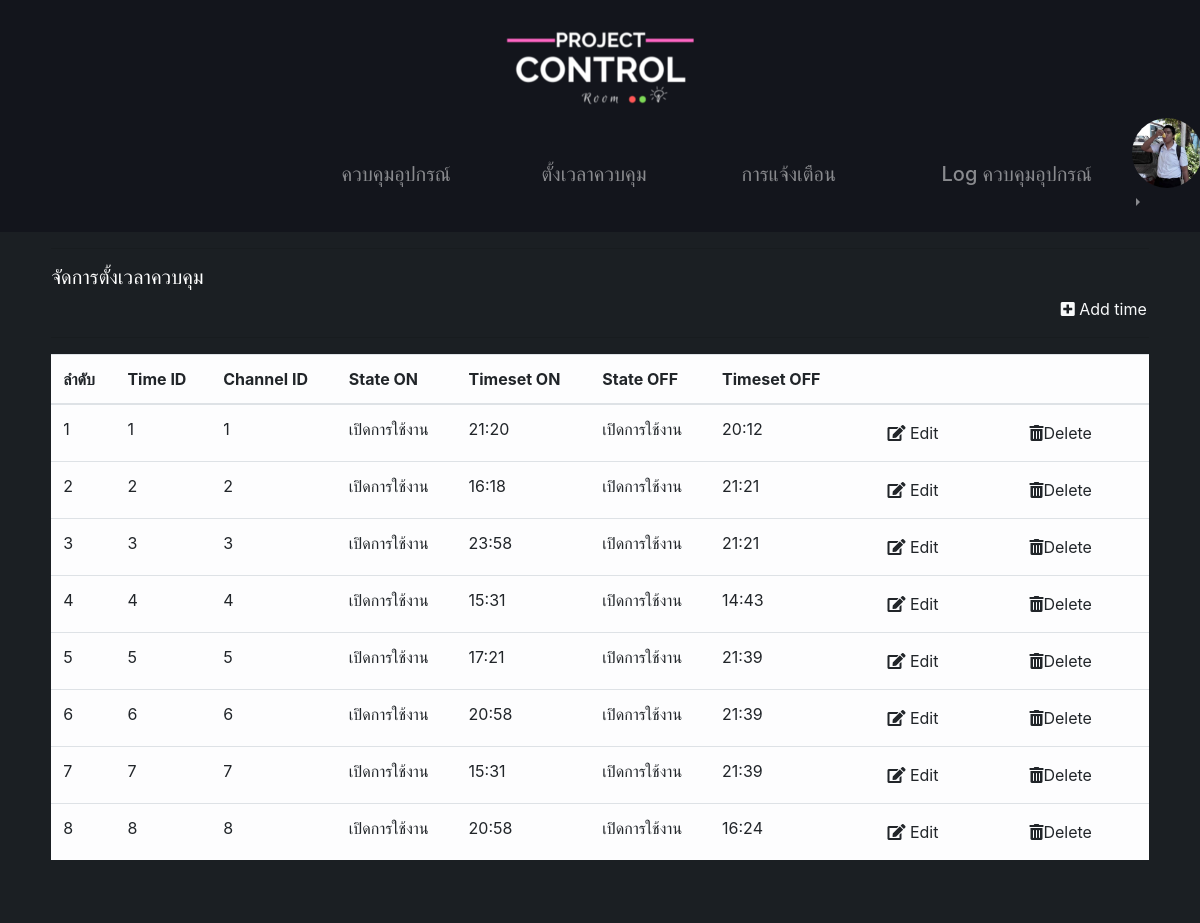
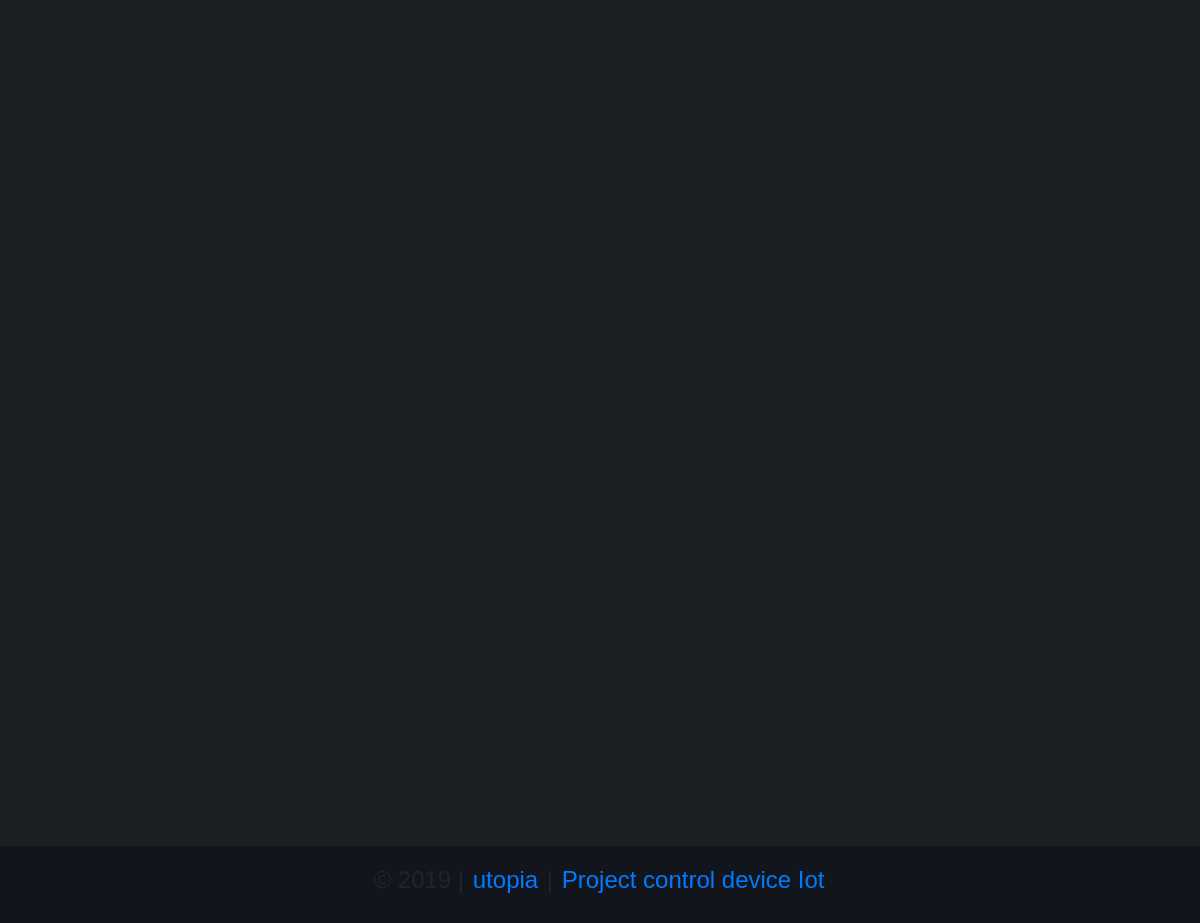
/projectcontrol/viewsettime.php (signed in), run on the app's committed database (2 pictures, top to bottom).
### tables this page shows
CREATE TABLE `users` (
  `userid` int(2) NOT NULL,
  `username` varchar(50) NOT NULL,
  `password` varchar(50) NOT NULL,
  `fname` varchar(50) NOT NULL,
  `lname` varchar(50) NOT NULL,
  `email` varchar(50) NOT NULL,
  `picture` varchar(100) NOT NULL,
  `date` timestamp NULL DEFAULT CURRENT_TIMESTAMP,
  `status` varchar(1) NOT NULL DEFAULT 'Y'
);

CREATE TABLE `settime` (
  `timeid` int(10) NOT NULL,
  `channelid` int(2) NOT NULL,
  `timesetOn` varchar(6) NOT NULL,
  `stateOn` varchar(1) NOT NULL,
  `timesetOff` varchar(6) NOT NULL,
  `stateOff` varchar(1) NOT NULL
);

### projectcontrol/viewsettime.php (the view, shortened to what this page needs)
<?php
require "head.php";
require "inc/connect.php";
$sql = "SELECT * FROM settime";
$result = mysqli_query($con, $sql);
?>
<div class="row" style="margin-bottom:25%">
    <div class="col-sm-12">
        <hr>
        <h5 style="color:white;">จัดการตั้งเวลาควบคุม</h5>
        <p class="text-right"><a class="text-light" href="addtimeset.php "><i class="fas fa-plus-square"></i> Add time</a></p>
        <hr>
        <table class="table table-hover">
            <thead>
                <tr class="table-light">
                    <th>ลำดับ</th>
                    <th>Time ID</th>
                    <th>Channel ID</th>
                    <th>State ON</th>
                    <th>Timeset ON</th>
                    <th>State OFF</th>
                    <th>Timeset OFF</th>
                    <th></th>
                    <th></th>
                </tr>
            </thead>
            <tbody>
                <?php
                $no = 1;
                while ($row = mysqli_fetch_assoc($result)) {
                    $timeid = $row['timeid'];
                    $url_edittiemset = "edittimeset.php?id=$timeid";
                    $url_deletetimeset = "inc/deletetimeset.php?id=$timeid";
                    if ($row['stateOn'] == '0') {
                        $state_on = "ปิดการใช้งาน";
                    } else {
                        $state_on = "เปิดการใช้งาน";
                    }
                    if ($row['stateOff'] == '0') {
                        $state_off = "ปิดการใช้งาน";
                    } else {
                        $state_off = "เปิดการใช้งาน";
                    }
                ?>
                    <tr class="table-light">
                        <td><?php echo $no++ ?></td>
                        <td><?php echo $row['timeid']; ?></td>
                        <td><?php echo $row['channelid']; ?></td>
                        <td><?php echo $state_on; ?></td>
                        <td><?php echo $row['timesetOn']; ?></td>
                        <td><?php echo $state_off; ?></td>
                        <td><?php echo $row['timesetOff']; ?></td>
                        <td><a class="dropdown-item" href="<?php echo $url_edittiemset; ?>"><i class="fas fa-edit"></i> Edit</a></td>
                        <td><a class="dropdown-item" href="<?php echo $url_deletetimeset; ?>" onclick="return confirm('Are you sure to delete?')"><i class="fas fa-trash-alt"></i>Delete</a></td>
                    </tr>
                <?php }
                ?>
            </tbody>
        </table>
    </div>
</div>
<?php
require "footer.php";
?>

### projectcontrol/head.php (shortened to what this page needs)
<?php
require "inc/connect.php";
$userid = $_SESSION['userid'];
$sessionstatus = $_SESSION['status'];
$sql = "SELECT * FROM users WHERE userid=$userid";
$result = mysqli_query($con, $sql);
$row = mysqli_fetch_array($result);
$profileimg  = $row['picture'];
?>
<!DOCTYPE html>
<html lang="en">
<head>
    <link rel="stylesheet" href="css/stylefooter.css">
    <link rel="stylesheet" href="css/styleheader.css">
    <link rel="stylesheet" href="//cdnjs.cloudflare.com/ajax/libs/timepicker/1.3.5/jquery.timepicker.min.css">
    <link rel="stylesheet" href="https://maxcdn.bootstrapcdn.com/bootstrap/4.0.0/css/bootstrap.min.css">
    <link rel="stylesheet" href="https://use.fontawesome.com/releases/v5.8.1/css/all.css">
</head>
<body style="background-color:#1b1f23">
    <div class="row">
        <div class="col-sm" style="background-color: #13151c">
        </div>
        <div class="col-sm-3" style="background-color: #13151c">
            <a href="<?php if ($sessionstatus != "R") {
                            echo "indexuser.php";
                        } else {
                            echo "viewchannel.php";
                        } ?>">
                <img src="img/Project.png" class="img-fluid" alt="Responsive image">
            </a>
        </div>
        <div class="col-sm" style="background-color: #13151c">
        </div>
    </div>
    <div class="row" style="background-color: #13151c">
        <div class="col-md-6 offset-md-3" style="background-color: #13151c">
            <header>
                <nav class="navbar navbar-expand-lg navbar-dark">
                    <div class="collapse navbar-collapse" id="navbarTogglerDemo01" style="height:100px;">
                            <?php if ($sessionstatus != 'R') { ?>
                                <ul class="navbar-nav">
                                    <li class="nav-item">
                                        <a class="nav-link" href="indexuser.php">
                                            <h5>ควบคุมอุปกรณ์</h5>
                                        </a>
                                    </li>
                                    <li class="nav-item">
                                        <a class="nav-link" href="timeControl.php">
                                            <h5>ตั้งเวลาควบคุม</h5>
                                        </a>
                                    </li>
                                    <li class="nav-item">
                                        <a class="nav-link" href="notify.php">
                                            <h5>การแจ้งเตือน</h5>
                                        </a>
                                    </li>
                                    <li class="nav-item">
                                        <a class="nav-link" href="log.php">
                                            <h5>Log ควบคุมอุปกรณ์</h5>
                                        </a>
                                    </li>
                                <?php } ?>
                                </ul>
                                <div class="btn-group dropright" style="margin-bottom:2%;">
                                    <ul class="navbar-nav">
                                        <li class="nav-link dropdown-toggle dropdown-toggle-split" role="button" data-toggle="dropdown" aria-haspopup="true" aria-expanded="false">
                                            <img src="upload/pic/<?php echo  $profileimg; ?>" class="rounded-circle" style="width:70px;height:70px">
                                        </li>
                                    </ul>
                                </div>
                    </div>
                </nav>
            </header>
        </div>
    </div>
    <div class="row" style="height:100%;">
        <div class="col-sm">
        </div>
        <div class="col-sm-11" style="height:auto;">

### projectcontrol/css/styleheader.css (style rules this page uses)
body { position:absolute; top: 0; bottom: 0; left: 0; right: 0; height: 100%; display: block; }
a { padding: 2px; }
h6 , h5 { font-family: 'Poiret One', cursive; }
li.nav-item { padding: 10px; width: 200px; height: 60px; }

### data on the page
users: picture (picture)
settime: timeid "1", channelid "1", stateOn "เปิดการใช้งาน", timesetOn "21:20", stateOff "เปิดการใช้งาน", timesetOff "20:12"
settime: timeid "2", channelid "2", stateOn "เปิดการใช้งาน", timesetOn "16:18", stateOff "เปิดการใช้งาน", timesetOff "21:21"
settime: timeid "3", channelid "3", stateOn "เปิดการใช้งาน", timesetOn "23:58", stateOff "เปิดการใช้งาน", timesetOff "21:21"
settime: timeid "4", channelid "4", stateOn "เปิดการใช้งาน", timesetOn "15:31", stateOff "เปิดการใช้งาน", timesetOff "14:43"
settime: timeid "5", channelid "5", stateOn "เปิดการใช้งาน", timesetOn "17:21", stateOff "เปิดการใช้งาน", timesetOff "21:39"
settime: timeid "6", channelid "6", stateOn "เปิดการใช้งาน", timesetOn "20:58", stateOff "เปิดการใช้งาน", timesetOff "21:39"
settime: timeid "7", channelid "7", stateOn "เปิดการใช้งาน", timesetOn "15:31", stateOff "เปิดการใช้งาน", timesetOff "21:39"
settime: timeid "8", channelid "8", stateOn "เปิดการใช้งาน", timesetOn "20:58", stateOff "เปิดการใช้งาน", timesetOff "16:24"
